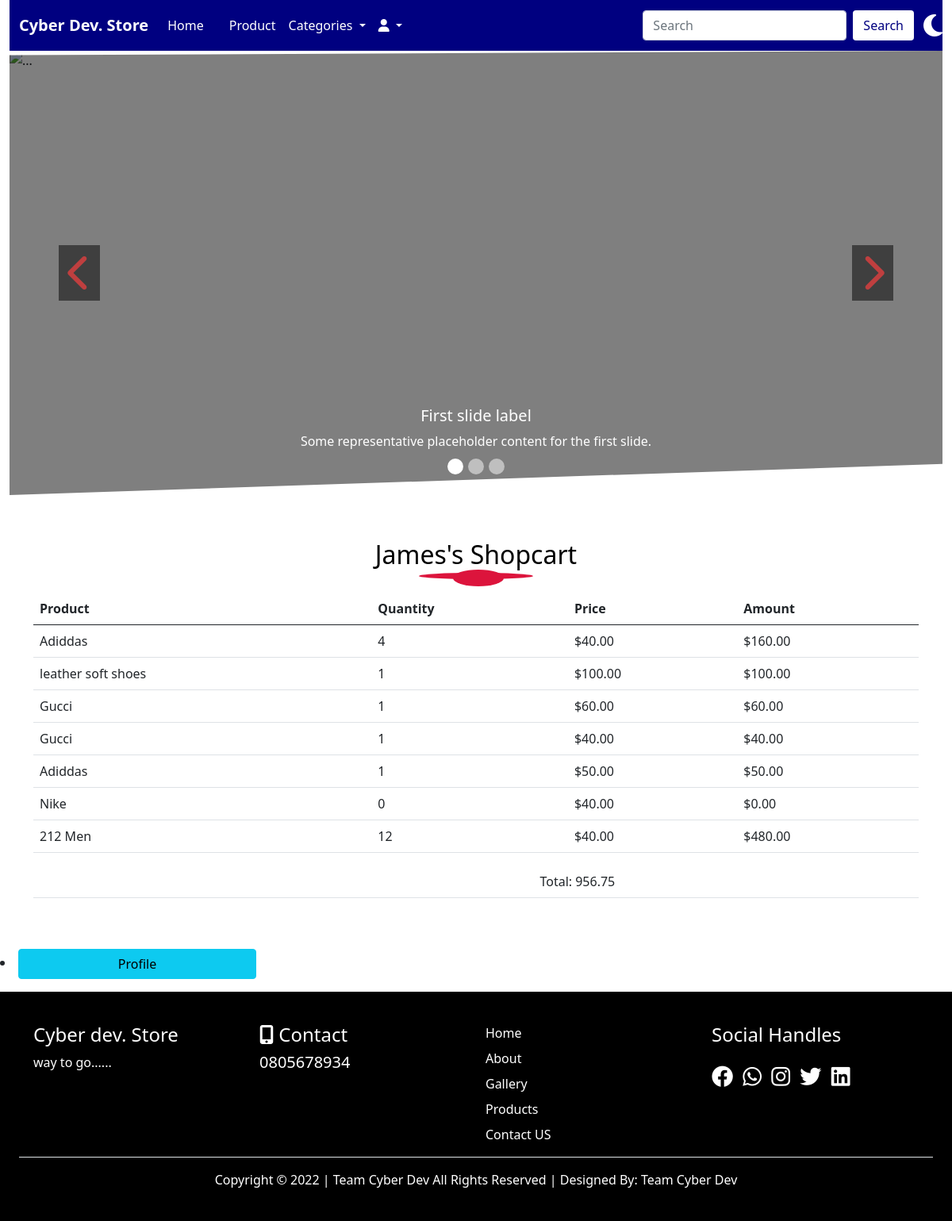
Page /history/ (signed in) on the committed database.
### userprofile/models.py (models this page shows, shortened)
class Profile(models.Model):
    user = models.OneToOneField(User, on_delete= models.CASCADE)
    first_name = models.CharField(max_length=50)
    last_name = models.CharField(max_length=50)
    email = models.EmailField()
    phone = models.CharField(max_length=50)
    address = models.CharField(max_length=100)
    state = models.CharField(max_length=50)
    nationality = models.CharField(max_length=50)
    gender = models.CharField(max_length=50)
    pix = models.ImageField(upload_to= 'Profile', default='avatar.png')

### store/models.py (models this page shows, shortened)
class Cart(models.Model):
    user = models.ForeignKey(User, on_delete=models.CASCADE)
    product = models.ForeignKey(Product, on_delete=models.CASCADE)
    title_g = models.CharField(max_length=50, blank=True, null=True, default='a')
    quantity = models.IntegerField()
    price = models.IntegerField()
    order_no = models.CharField(max_length=255)
    amount = models.IntegerField(null=True, blank=True)
    paid =  models.BooleanField(default=False)
    created_at = models.DateTimeField(auto_now_add=True)
    class Meta:
        db_table = 'cart'
        managed = True
        verbose_name = 'Cart'
        verbose_name_plural = 'Carts'

### home/views.py (the view)
# urls.py: path('history/', views.history, name='history'),
@login_required(login_url='signin')
def history(request):
  profile = Profile.objects.get(user__username= request.user.username)
  trolley = Cart.objects.filter(user__username=request.user.username, paid=True)
  subtotal = 0
  vat = 0
  total = 0
  for cart in trolley:
    subtotal += cart.price * cart.quantity
  vat = 0.075 * subtotal
  total = subtotal + vat
  context = {
    'trolley': trolley,
    'total': total,
    'profile': profile,
  }
  return render(request, 'history.html', context)

### home/context_processors.py (called while the page is built)
def cartcount(request):
    reading = Cart.objects.filter(user__username=request.user.username, paid=False)
    cartcount = 0
    for items in reading:
        cartcount += items.quantity
    context = {
        'cartcount':cartcount,
    }
    return context

### home/templates/history.html (shortened to what this page needs)
{% extends 'base.html' %}
{% load humanize %}
{% block header %}   {% include 'header.html' %}   {% endblock header %}
{% block carousel %}   {% include 'carousel.html' %}     {% endblock carousel %}
{% block content %}
<div class="container mt-5 mb-5">
    <h2 class="text-center text-capitalize latest">{{profile.first_name}}'s Shopcart</h2>
    <div class="table-responsive table-box">
      <table class="table">
        <thead>
          <tr>
            <th scope="col">Product</th>
            <th scope="col">Quantity</th>
            <th scope="col">Price</th>
            <th scope="col">Amount</th>
          </tr>
        </thead>
        <tbody>
            {% if trolley %}
                {% for items in trolley %}
                    <tr>
                        <td>{{items.title_g}}</td>
                        <td>{{items.quantity}}</td>
                        <td>${{items.price|floatformat:2|intcomma}}</td>
                        <td>${{items.amount|floatformat:2|intcomma}}</td>
                    </tr>
                {% endfor %}
            {% endif %}
        </tbody>
      </table>
      <div class="table">
        <table class="table">
          <tbody>
            <tr>
              <td></td>
              <td></td>
              <td></td>
              <td></td>
              <td></td>
              <td></td>
              <td></td>
              <td></td>
              <td></td>
              <td>Total: {{total|floatformat:2|intcomma}}</td>
            </tr>
        </tbody>
        </table>
      </div>
    </div>
  </div>
  <li class="mb-3"><a href="{% url 'profile' %}" class="btn w-25 btn-info">Profile</a></li>
{% endblock content %}
{% block footer %}   {% include 'footer.html' %}   {% endblock footer %}

### home/static/css/style.css (style rules this page uses)
:root { --body: white; --nav-color: navy; --latest: black; --white-color: white; --blur-blue: #05668D; --black-color: black; --gold-color: gold; --red-color: red; --crimson-color: crimson; --footer: black; --footer-txt: white; --caddress: black; }
body { background: var(--body); }
.latest { color: var(--latest); }
.latest::after { content: ''; display: block; height: 1.3rem; width: 4rem; border-radius: 100%; background: var(--crimson-color); margin: auto; transform: translateX(3px); }
.latest::before { content: ''; display: block; height: .5rem; width: 9rem; border-radius: 100%; background: var(--crimson-color); margin: auto; transform: translateY(50px); }

### rows in the picture
Profile: first_name "James"
Cart: title_g "Adiddas", quantity "4", price "40.00", amount "160.00"
Cart: title_g "leather soft shoes", quantity "1", price "100.00", amount "100.00"
Cart: title_g "Gucci", quantity "1", price "60.00", amount "60.00"
Cart: title_g "Gucci", quantity "1", price "40.00", amount "40.00"
Cart: title_g "Adiddas", quantity "1", price "50.00", amount "50.00"
Cart: title_g "Nike", quantity "0", price "40.00", amount "0.00"
Cart: title_g "212 Men", quantity "12", price "40.00", amount "480.00"

### other values in the picture
{{ total|floatformat:2|intcomma }} "956.75"
